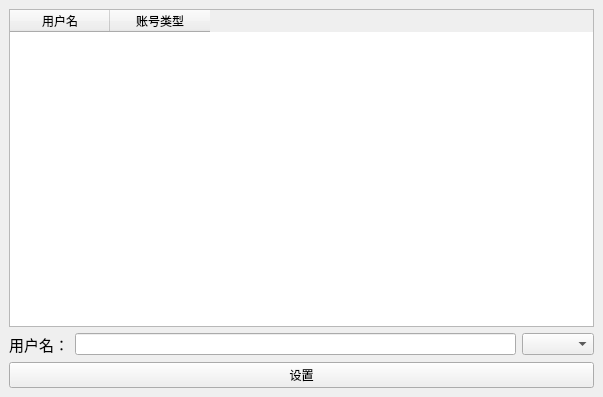
<?xml version="1.0" encoding="UTF-8"?>
<ui version="4.0">
 <class>MainWindow</class>
 <widget class="QMainWindow" name="MainWindow">
  <property name="geometry">
   <rect>
    <x>0</x>
    <y>0</y>
    <width>603</width>
    <height>397</height>
   </rect>
  </property>
  <property name="windowTitle">
   <string>权限设置</string>
  </property>
  <widget class="QWidget" name="centralwidget">
   <layout class="QGridLayout" name="gridLayout_2">
    <item row="0" column="0">
     <layout class="QGridLayout" name="gridLayout">
      <item row="0" column="0" colspan="3">
       <widget class="QTableWidget" name="tbUser">
        <column>
         <property name="text">
          <string>用户名</string>
         </property>
        </column>
        <column>
         <property name="text">
          <string>账号类型</string>
         </property>
        </column>
       </widget>
      </item>
      <item row="2" column="1">
       <widget class="QLineEdit" name="editName"/>
      </item>
      <item row="2" column="0">
       <widget class="QLabel" name="label_2">
        <property name="font">
         <font>
          <pointsize>11</pointsize>
         </font>
        </property>
        <property name="text">
         <string>用户名：</string>
        </property>
        <property name="alignment">
         <set>Qt::AlignRight|Qt::AlignTrailing|Qt::AlignVCenter</set>
        </property>
       </widget>
      </item>
      <item row="2" column="2">
       <widget class="QComboBox" name="comboBox"/>
      </item>
     </layout>
    </item>
    <item row="1" column="0">
     <widget class="QPushButton" name="btnAdd">
      <property name="text">
       <string>设置</string>
      </property>
     </widget>
    </item>
   </layout>
  </widget>
 </widget>
 <resources/>
 <connections/>
</ui>
